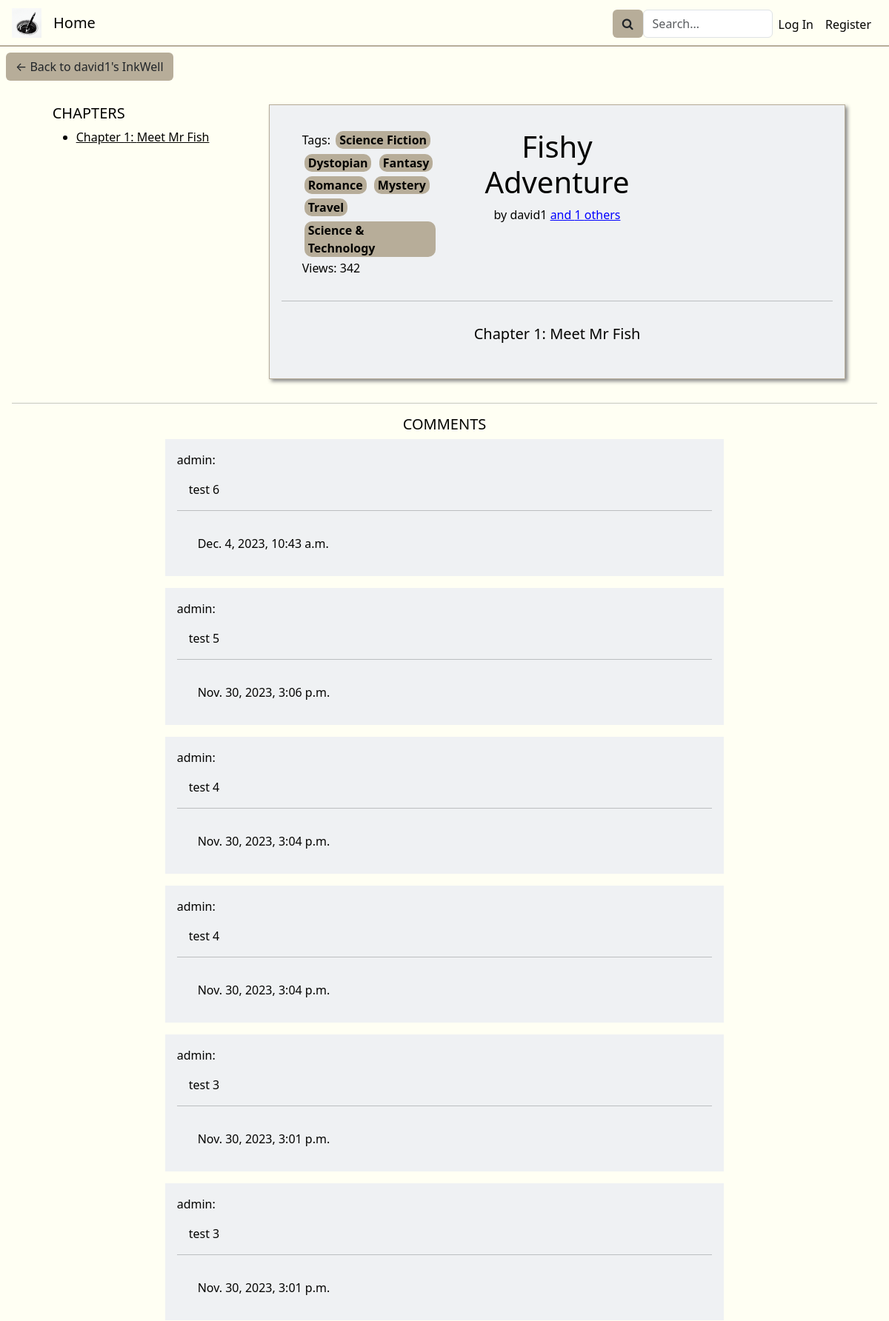
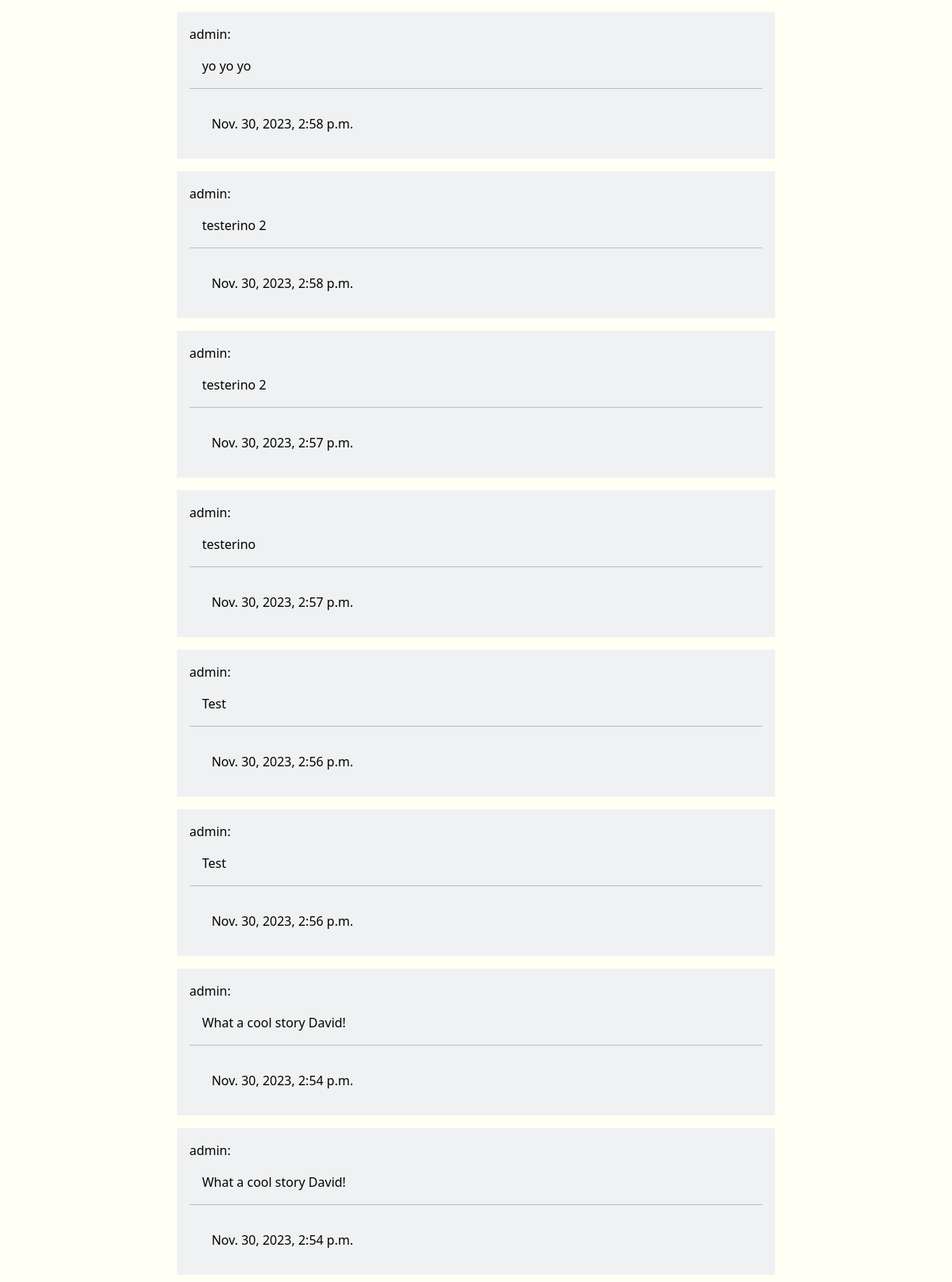
The page /ink_view/4 (upper part) on the database its author committed (2 pictures, top to bottom).
### inkwell/models.py (models this page shows, shortened)
class Ink(models.Model):
    wellOrigin = models.ForeignKey(Well, on_delete=models.CASCADE, related_name="well_pk", default="")
    inkOwner = models.ForeignKey(User, on_delete=models.CASCADE, related_name="ink_owner", default="")
    coAuthors = models.ManyToManyField(User, related_name="CoAuthors", blank=True)
    privateStatus = models.BooleanField(default=False)
    updateStatus = models.BooleanField(default=False) # If the Ink is edited at least once, this changes to true
    ink_following = models.ManyToManyField(User, related_name="ink_following", blank=True)
    tags = models.ManyToManyField(Tag, related_name="tags", blank=True)
    description = models.CharField(max_length=500, default="")
    title = models.CharField(max_length=64, default="")
    views = models.PositiveBigIntegerField(default=0)
    creation_date = models.DateTimeField(default=timezone.now, editable=False)

class User(AbstractUser):
    about = models.CharField(max_length=250, default="")
    profilePicture = models.ImageField(upload_to='', blank=True, null=True)
    def __str__(self):
        return f"{self.username}"

class Chapter(models.Model):
    chapterNumber = models.PositiveIntegerField(default=1)
    chapterTitle = models.CharField(max_length=64)
    chapterContents = QuillField()
    chapterInkOrigin = models.ForeignKey(Ink, on_delete=models.CASCADE, related_name="chapterInkOrigin", default="")

class Tag(models.Model):
    tagName = models.CharField(max_length=64)
    def __str__(self):
        return f"{self.tagName}"

class Comment(models.Model):
    content = models.TextField()
    commentInkOrigin = models.ForeignKey(Ink, on_delete=models.CASCADE, related_name="commentInkOrigin", default="")
    commentAuthor = models.ForeignKey(User, on_delete=models.CASCADE, related_name="commentAuthor", default="")
    commentCreationDate = models.DateTimeField(default=timezone.now, editable=False)

### inkwell/views.py (the view, shortened to what this page needs)
# urls.py: path('ink_view/<int:inkID>', views.ink_view, name='ink_view'),
def ink_view(request, inkID):
    viewedInk = Ink.objects.get(id=inkID)
    chapters = Chapter.objects.filter(chapterInkOrigin=viewedInk).order_by("chapterNumber")
    viewedInk.views += 1
    viewedInk.save()
    viewingAsAuthor = False
    following_check = False
    comments = Comment.objects.filter(commentInkOrigin=viewedInk).order_by("-commentCreationDate")
    if request.method == "POST" and "commentContents" in request.POST:
        commentContents = request.POST.get("commentContents")
        new_comment = Comment(content=commentContents, commentInkOrigin=viewedInk, commentAuthor=current_user)
        new_comment.save()
        time.sleep(1)
        return redirect('ink_view', inkID=viewedInk.id)
    return render(request, "inkwell/ink_view.html", {
        "ink": viewedInk,
        "chapters": chapters,
        "following_check": following_check,
        "viewingAsAuthor": viewingAsAuthor,
        "comments": comments,
        "title": viewedInk.title
    })

### inkwell/templates/inkwell/ink_view.html (shortened to what this page needs)
{% extends "inkwell/layout.html" %}
{% block body %}
<a href="{% url 'well' username=ink.inkOwner.username %}"><button class="backToInkWell btn btn-khaki">&larr; Back to {{ ink.inkOwner.username }}'s InkWell</button></a>
<div class="container-flex inkViewContainer">
    {% if ink.privateStatus and request.user != ink.inkOwner %}
        <div class="container disFdirColAliCen mt-5">
            <h3>THIS INK IS PRIVATE</h3>
        </div>
    {% else %}
        <div class="row mt-2">
            <div class="col-3 chapterListCol">
                <div class="chaptersListView">
                    <h5 class="text-start">CHAPTERS</h5>
                    <ul class="chapter-list">
                        {% for chapter in chapters %}
                            <a href="#anchorChapter{{ chapter.chapterNumber }}"><li>Chapter {{ chapter.chapterNumber }}: {{ chapter.chapterTitle }}</li></a>
                        {% endfor %}
                    </ul>
                </div>
            </div>
            <div class="col-8 inkViewContents">
                <div class="row inkTitleCard">
                    <div class="col inkTitleCardInfo displayDirectionCol">
                        <span>Tags:
                            {% for tag in ink.tags.all %}
                                <div class="tag">
                                    <span>{{ tag }}</span>
                                </div>
                            {% endfor %}
                        </span>
                        <span>Views: {{ ink.views }}</span>
                    </div>
                    <div class="col-5 inkViewTitleColumn displayDirectionCol">
                        <h1 class="text-center inkViewTitle">{{ ink.title }}</h1>
                        {% if ink.coAuthors %}
                            <span class="author-credit text-center">by {{ ink.inkOwner }} <a href="{% url 'inkCoAuthors' inkID=ink.id %}" style="text-decoration: underline; color: blue;">and {{ ink.coAuthors.count }} others</a></span>
                        {% else %}
                            <span class="author-credit text-center">by {{ ink.inkOwner }}</span>
                        {% endif %}
                    </div>
                    <div class="col">
                    </div>
                </div>
                <hr>
                <div class="inkViewChapters-style">
                    {% for chapter in chapters %}
                    <div class="p-3" id="anchorChapter{{chapter.chapterNumber}}">
                        <h5 class="text-center chapterTitle">Chapter {{ chapter.chapterNumber}}: {{chapter.chapterTitle}}</h5>
                    </div>
                    {% endfor %}
                </div>
            </div>
        </div>
        <div class="row inkViewComments disFdirColAliCen">
            <hr>
            <div class="col-8">
                <div class="comments-section">
                    <h5 class="text-center">COMMENTS</h5>
                    {% for comment in comments %}
                        <div class="comment">
                            <span>{{ comment.commentAuthor }}:</span>
                            <p>{{ comment.content }}</p>
                            <hr>
                            <div class="row ">
                                <span class="col">{{ comment.commentCreationDate }}</span>
                                <div class="col delete-comment-form">
                                </div>
                            </div>
                        </div>
                    {% endfor %}
                </div>
            </div>
        </div>
    {% endif %}
</div>
{% endblock%}

### inkwell/static/inkwell/styles.css (style rules this page uses)
:root { --dark-green: #0d2818ff; --pakistan-green: #04471cff; --sea-green: #058c42ff; --malachite: #16db65ff; --coquelicot: #f15025ff; --white: #ffffffff; --platinum: #e6e8e6ff; --timberwolf: #ced0ceff; --eerie-black: #191919ff; --gunmetal: #223843ff; --timberwolf: #dbd3d8ff; --desert-sand: #d8b4a0ff; --burnt-sienna: #d77a61ff; --baby-powder: #fdfffcff; --lapis-lazuli: #235789ff; --fire-engine-red: #c1292eff; --school-bus-yellow: #f1d302ff; --raisin-black: #161925ff; --khaki: #b7ad99ff; --antiflash-white: #eff1f3ff; --black: #020202ff; --black: #030301ff; --ivory: #fffff3ff; --primary-color: var(--antiflash-white); --secondary-color: var(--ivory); --background-color: var(--ivory); --text-color: var(--black); --border-color: var(--khaki); --button-color: var(--khaki); }
p, a, h1, h2, h3, h4, h5, span { color: var(--text-color); }
body { background-color: var(--background-color); margin: 0; z-index: 0; }
.displayDirectionCol { display: flex; flex-direction: column; }
.disFdirColAliCen { display: flex; flex-direction: column; align-items: center; }
.backToInkView, .backToInkWell { margin: 0.5rem; }
.tag { border-radius: 10px; background-color: var(--border-color); display: inline-block; padding-left: 0.3rem; padding-right: 0.3rem; font-size: 16px; margin: 0.2rem; font-weight: bold; }
.chapterListCol { width: 19rem; }
.chaptersListView { position: sticky; top: 0px; }
.inkViewContainer .row { display: flex; justify-content: center; }
.inkViewContents, .inkEditMainCol, .request-review-text { background-color: var(--primary-color); border: 1px var(--border-color) solid; padding: 1rem; box-shadow: 3px 3px 5px #888888; }
.inkViewComments { margin: 0; }
.comment { background-color: var(--primary-color); margin-bottom: 1rem; padding: 1rem; }
.comment p { margin: 1rem; }
.row { padding: 1rem; margin: 0; }
.btn-khaki { background-color: var(--button-color); }

### rows shown on the page
Ink: inkOwner.username "david1", views "342", title "Fishy Adventure", inkOwner "david1", coAuthors.count "1"
Chapter: chapterNumber "1", chapterTitle "Meet Mr Fish"
Tag: tagName "Science Fiction"
Tag: tagName "Dystopian"
Tag: tagName "Fantasy"
Tag: tagName "Romance"
Tag: tagName "Mystery"
Tag: tagName "Travel"
Tag: tagName "Science & Technology"
Comment: commentAuthor "admin", content "test 6", commentCreationDate "Dec. 4, 2023, 10:43 a.m."
Comment: commentAuthor "admin", content "test 5", commentCreationDate "Nov. 30, 2023, 3:06 p.m."
Comment: commentAuthor "admin", content "test 4", commentCreationDate "Nov. 30, 2023, 3:04 p.m."
Comment: commentAuthor "admin", content "test 4", commentCreationDate "Nov. 30, 2023, 3:04 p.m."
Comment: commentAuthor "admin", content "test 3", commentCreationDate "Nov. 30, 2023, 3:01 p.m."
Comment: commentAuthor "admin", content "test 3", commentCreationDate "Nov. 30, 2023, 3:01 p.m."
Comment: commentAuthor "admin", content "yo yo yo", commentCreationDate "Nov. 30, 2023, 2:58 p.m."
Comment: commentAuthor "admin", content "testerino 2", commentCreationDate "Nov. 30, 2023, 2:58 p.m."
Comment: commentAuthor "admin", content "testerino 2", commentCreationDate "Nov. 30, 2023, 2:57 p.m."
Comment: commentAuthor "admin", content "testerino", commentCreationDate "Nov. 30, 2023, 2:57 p.m."
Comment: commentAuthor "admin", content "Test", commentCreationDate "Nov. 30, 2023, 2:56 p.m."
Comment: commentAuthor "admin", content "Test", commentCreationDate "Nov. 30, 2023, 2:56 p.m."
Comment: commentAuthor "admin", content "What a cool story David!", commentCreationDate "Nov. 30, 2023, 2:54 p.m."
Comment: commentAuthor "admin", content "What a cool story David!", commentCreationDate "Nov. 30, 2023, 2:54 p.m."
